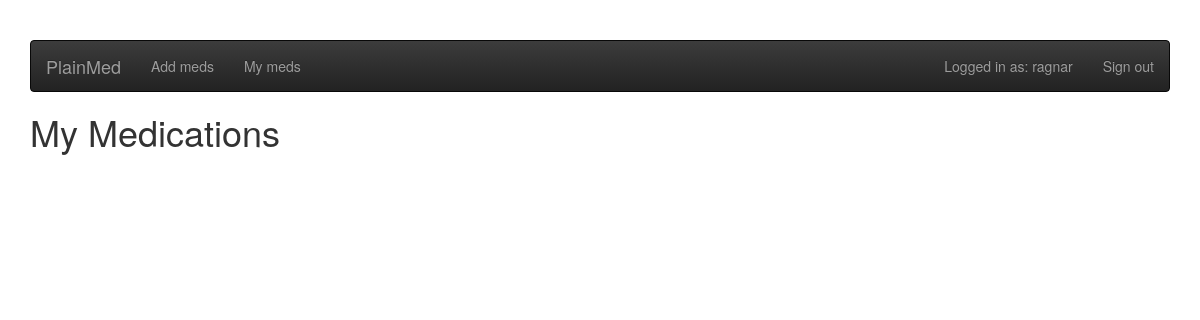
Before: /medicine/mymeds (signed in) with the older database file.
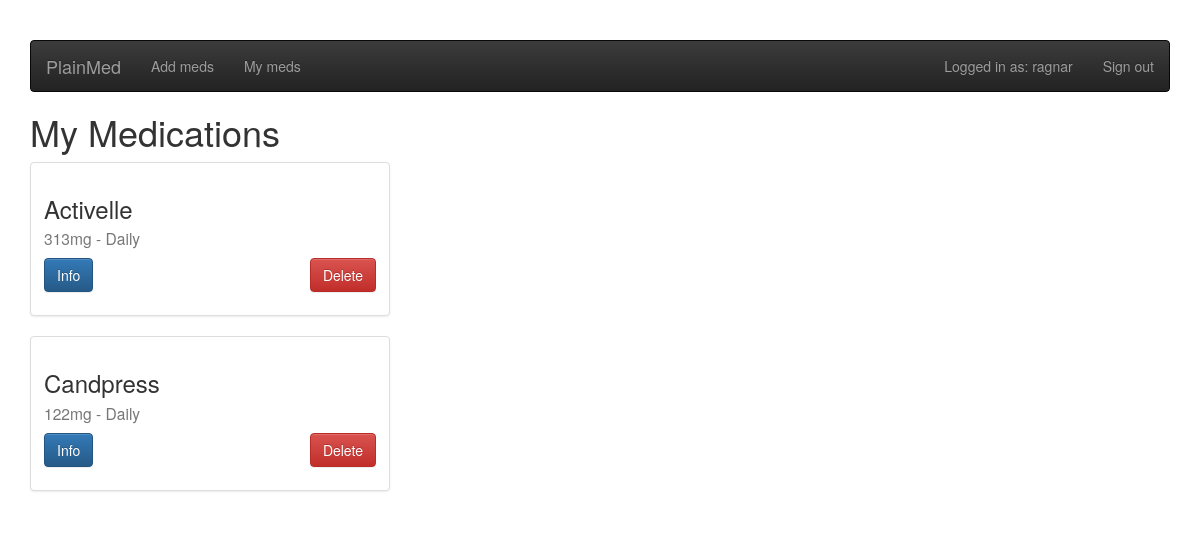
After: the same page with the newer database file.
### app/mod_auth/models.py (models this page shows, shortened)
class User(db.Model, UserMixin):
    id = db.Column(db.Integer(), primary_key=True)
    username = db.Column(db.String(128), nullable=False, unique=True)
    password = db.Column(db.String(192), nullable=False)
    def is_authenticated(self):
        return True

### app/mod_medication/models.py (models this page shows, shortened)
class MedicineUser(db.Model):
    id = db.Column(db.Integer(), primary_key=True)
    user = db.Column(db.Integer(), db.ForeignKey('user.id', ondelete='CASCADE'))
    med = db.Column(db.Integer(), db.ForeignKey('medicine.id', ondelete='CASCADE'))
    amount = db.Column(db.Integer(), nullable=False)
    intake = db.Column(db.String(192), nullable=False)
    amount_type = db.Column(db.String(), nullable=True)
    notes = db.Column(db.String(192), nullable=True)

class Medicine(db.Model):
    id = db.Column(db.Integer(), primary_key=True)
    name = db.Column(db.String(), nullable=False)
    link = db.Column(db.String(), nullable=True)
    chemical = db.Column(db.String(), nullable=True)
    medtype = db.Column(db.String(), nullable=True)

### app/mod_medication/controllers.py (the view)
@mod_medication.route('/mymeds')
@login_required
def mymeds():
    medications = db.session.query(MedicineUser, Medicine).join(Medicine)
    return render_template('mymedications.html', meds=medications)

### app/__init__.py (called while the page is built)
@login_manager.user_loader
def load_user(id):
    return User.query.get(id)

@app.before_request
def before_request():
    g.user = current_user

### app/mod_medication/templates/mymedications.html (shortened to what this page needs)
{% extends "base.html" %}
{%- block container -%}
<h1>My Medications</h1>
<div class="row">
  <div class="col-sm-6 col-md-4">
{% for m in meds %}
    <div class="thumbnail">
      <div class="caption">
          <h3>{{m.Medicine.name}}<br><small>{{m.MedicineUser.amount }}{{ m.MedicineUser.amount_type}} - {{m.MedicineUser.intake}}</small></h3>
          <p>
              <a href="http://www.lyfjabokin.is/Lyf/{{m.Medicine.link}}/" class="btn btn-primary" role="button" target="_blank">Info</a>
              <a href="{{ url_for('medication.deleteUsers', id=m.Medicine.id) }}" class="pull-right btn btn-danger" role="button">Delete</a>
          </p>
    </div>
    </div>
{% endfor %}</div>
    </div>
{% endblock %}

### app/templates/base.html (shortened to what this page needs)
<!DOCTYPE html>
<html>
	<head>
		<link rel="stylesheet" href="{{ url_for('static', filename='style.css') }}">
		<link rel="stylesheet" href="https://maxcdn.bootstrapcdn.com/bootstrap/3.3.4/css/bootstrap.min.css">
		<link rel="stylesheet" href="https://maxcdn.bootstrapcdn.com/bootstrap/3.3.4/css/bootstrap-theme.min.css">
	</head>
	<body>
		<div class="container">
            {% if g.user.is_authenticated() %}
                {% include "nav.html" %}
            {% endif %}
			{%- block container -%}
			{%- endblock -%}
		</div>
	</body>
</html>

### app/templates/nav.html
    <nav class="navbar navbar-inverse">
      <div class="container-fluid">
        <div class="navbar-header">
          <a class="navbar-brand" href="{{ url_for('index.index') }}">PlainMed</a>
        </div>
        <div>
          <ul class="nav navbar-nav">
              <li><a href="{{ url_for('medication.index') }}">Add meds</a></li>
              <li><a href="{{ url_for('medication.mymeds') }}">My meds</a></li>
          </ul>
          <ul class="nav navbar-nav navbar-right">
            {% if not g.user.is_authenticated() %}
              <li><a href="{{ url_for('auth.login') }}">Sign In</a></li>
              <li><a href="{{ url_for('auth.signup') }}">Sign Up</a></li>
            {% else %}
              <li><a>Logged in as: {{g.user.username}}</a></li>
              <li><a href="{{ url_for('auth.logout') }}">Sign out</a></li>
            {% endif %}
          </ul>
        </div>
      </div>
    </nav>

### app/static/style.css (style rules this page uses)
body { padding-top: 40px; padding-bottom: 40px; background-color: #eee; }

Changed rows visible on the page:
added MedicineUser: Medicine.name "Activelle", MedicineUser.amount "313", MedicineUser.amount_type "mg", MedicineUser.intake "Daily"
added MedicineUser: Medicine.name "Candpress", MedicineUser.amount "122", MedicineUser.amount_type "mg", MedicineUser.intake "Daily"
